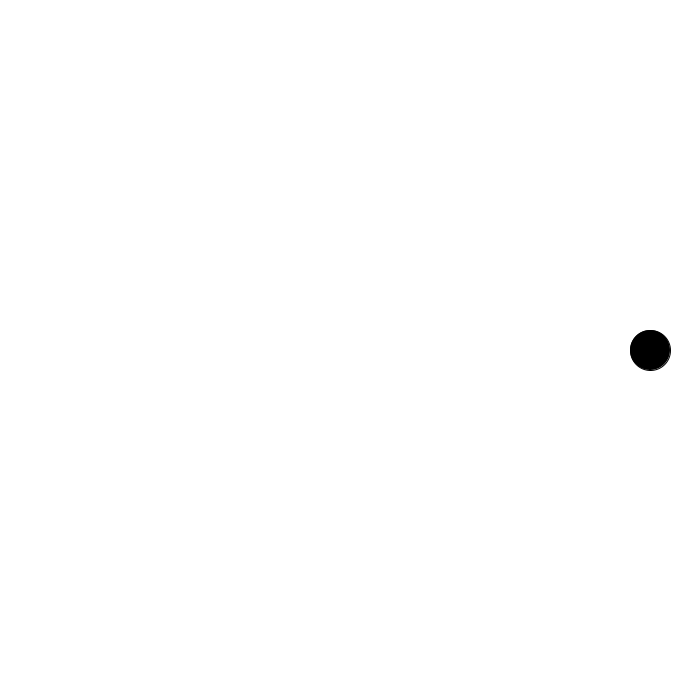
Frame 1 (no input)
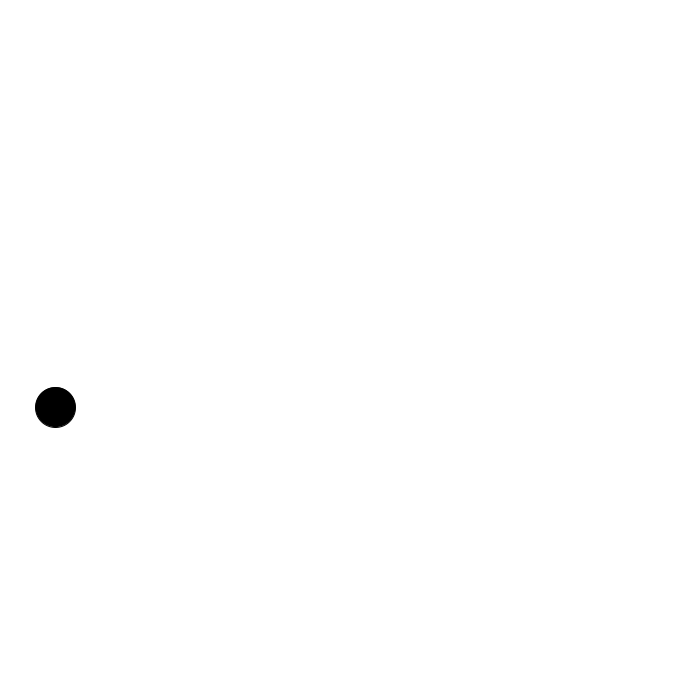
Frame 60 (the mouse pressed at the canvas centre just before this capture)
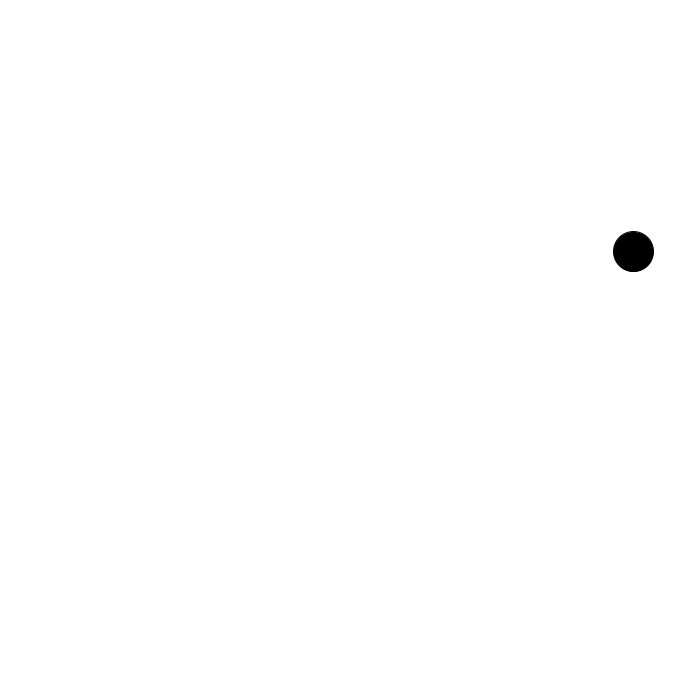
Frame 120 (the mouse held since frame 60 and released just before this capture)

The Processing sketch that drew these frames (run headless with seeded random() and noise(); from frame 60 on, the mouse is pressed at the canvas centre):

// Processing sketch: sketch_0511
// ── sketch_0511.pde
float dist = 300;
float speed = 0.05;
float angle = 0;

void setup() {
  size(700, 700);
  fill(0);
}

void draw() {
  background(255);

  float x = cos(angle) * dist;
  float y = sin(angle) * dist;
  circle(width / 2 + x, height / 2 + y, 40);
  angle += speed;
}
